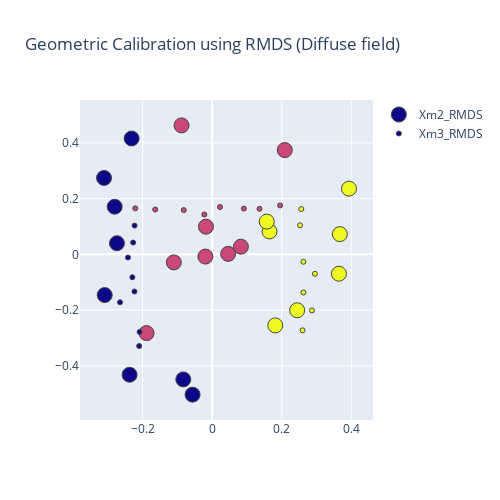

The notebook cell this image was saved under:
### Code cell
# xmin, ymin, zmin = np.min(np.vstack((x0, xc)), 0)
# xmax, ymax, zmax = np.max(np.vstack((x0, xc)), 0)

fig1 = go.Figure()
# fig1.add_trace(go.Scatter3d(name = 'Xm_approx', x = x0[:,0], y = x0[:,1], z = x0[:,2], mode = 'markers',
#                            marker = dict(line_width=1,symbol= ('diamond'), size=5,opacity = 0.25, color = F[MSelect])))
fig1.add_trace(go.Scatter(name = 'Xm2_RMDS',x = rmds2D2[:,0], y = rmds2D2[:,1], mode = 'markers', 
                           marker = dict(line_width=1, size=15, opacity = 1, color = F)))

# fig1.add_trace(go.Scatter(name = 'Xm3_RMDS',x = rmds2D2[:,0], y = rmds2D2[:,1], mode = 'markers', 
#                          marker = dict(line_width=1, size=5, opacity = 1, color = F+3)))


# fig1.update_layout(scene = dict(xaxis = dict(nticks=5, range=[xmin, xmax]),
#                                yaxis = dict(nticks=5, range=[ymin, ymax]),
#                                zaxis = dict(nticks=5, range=[zmin, zmax]))) 
fig1.update_layout(scene_aspectmode='cube',width=500, height = 500)
fig1.update_layout(title="Geometric Calibration using RMDS (Diffuse field)")    
fig1.update_layout()
fig1.show()

### Figure 1 — Plotly figure (JSON) as saved in the notebook; plotly's stock layout.template omitted (floating-point values rounded to 4 significant figures)
{"data": [{"marker": {"color": [0, 0, 0, 0, 0, 0, 0, 0, 1, 1, 1, 1, 1, 1, 1, 1, 2, 2, 2, 2, 2, 2, 2, 2], "line": {"width": 1}, "opacity": 1, "size": 15}, "mode": "markers", "name": "Xm2_RMDS", "type": "scatter", "x": [-0.05649, -0.08314, -0.311, -0.2317, -0.2738, -0.2375, -0.3091, -0.2804, -0.08817, -0.1888, 0.2086, -0.1103, -0.01793, -0.01967, 0.04584, 0.08245, 0.1647, 0.1568, 0.1813, 0.3668, 0.2441, 0.3931, 0.3642], "y": [-0.5033, -0.4487, 0.2742, 0.4157, 0.03999, -0.432, -0.146, 0.1709, 0.4628, -0.2825, 0.3741, -0.02881, 0.09929, -0.008002, 0.001713, 0.02743, 0.08234, 0.1175, -0.2549, 0.07264, -0.2005, 0.2357, -0.06948]}, {"marker": {"color": [3, 3, 3, 3, 3, 3, 3, 3, 4, 4, 4, 4, 4, 4, 4, 4, 5, 5, 5, 5, 5, 5, 5, 5], "line": {"width": 1}, "opacity": 1, "size": 5}, "mode": "markers", "name": "Xm3_RMDS", "type": "scatter", "x": [-0.21, -0.2089, -0.2649, -0.2234, -0.2296, -0.2423, -0.2273, -0.2231, -0.2211, -0.1638, -0.08182, -0.02267, 0.02245, 0.09091, 0.1359, 0.1951, 0.2561, 0.2526, 0.2621, 0.2952, 0.2622, 0.2867, 0.2598], "y": [-0.3291, -0.2784, -0.1719, -0.1332, -0.0821, -0.01134, 0.04232, 0.1032, 0.165, 0.1608, 0.1587, 0.1429, 0.17, 0.1642, 0.1633, 0.1755, 0.1624, 0.1043, -0.02656, -0.0698, -0.1366, -0.2012, -0.2726]}], "layout": {"height": 500, "scene": {"aspectmode": "cube"}, "title": {"text": "Geometric Calibration using RMDS (Diffuse field)"}, "width": 500}}
